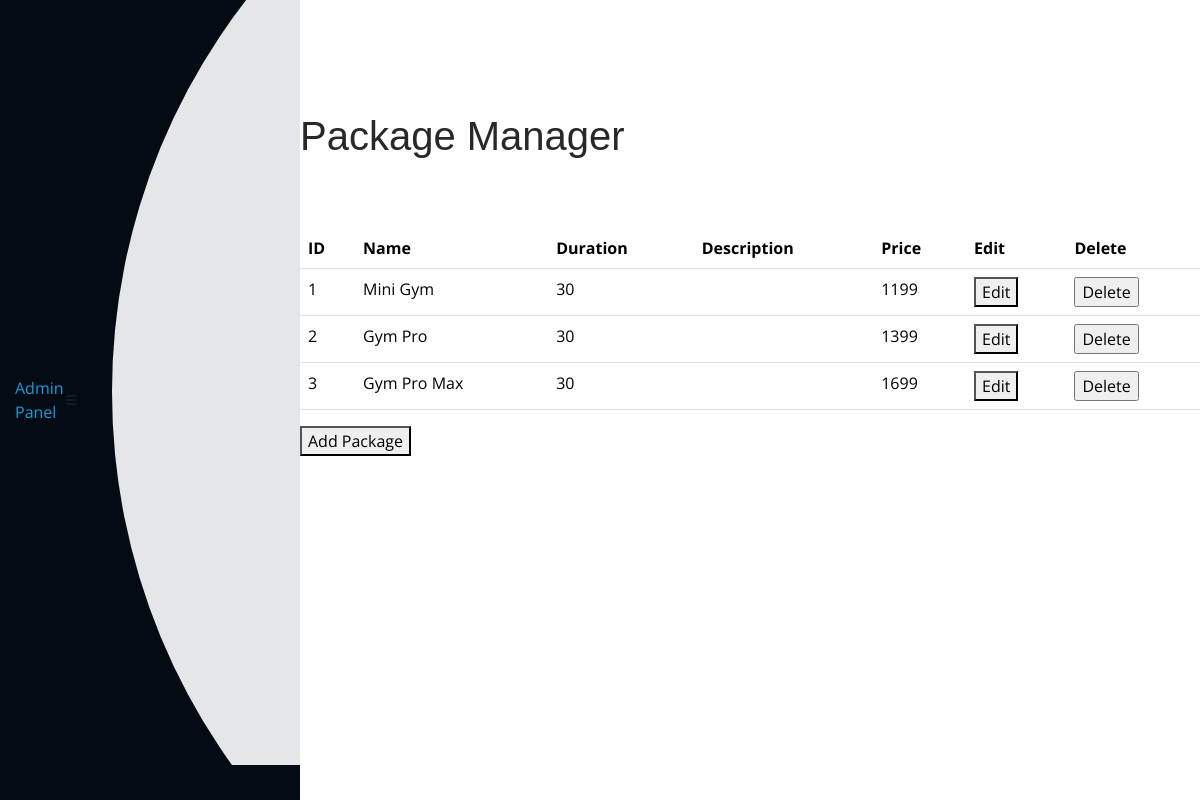
The app's page /admin/package (signed in) with its own data.
### app.py (models this page shows, shortened)
class Package(db.Model):
    pkg_id = db.Column(db.Integer,primary_key=True,autoincrement=True)
    name = db.Column(db.String(20))
    duration = db.Column(db.Integer)
    lounge = db.Column(db.Boolean)
    coach = db.Column(db.Boolean)
    sauna = db.Column(db.Boolean)
    smoothie = db.Column(db.Boolean)
    locker = db.Column(db.Boolean)
    price = db.Column(db.Integer)

### app.py (the view)
@app.route("/admin/package")
def package_manager():
    admin = current_user
    if not isinstance(admin,Admin):
        return redirect(url_for('admin_login'))
    package_list = Package.query.all()
    return render_template('/admin/package.html',admin=admin,pkgs=package_list)

### app.py (called while the page is built)
@login_manager.user_loader
def load_user(user_id):
    admin = Admin.query.get(user_id)
    if admin is None:
        member = Members.query.get(user_id)
        if member is None:
            trainer = Trainers.query.get(user_id)
            return trainer  # Return the trainer user if found
        return member  # Return the regular member user if found
    return admin  # Return the admin user if found

### templates/admin/package.html (shortened to what this page needs)
{% extends "/admin/header.html" %}
{% block content %}
<div class="pagetitle">
  <h1>Package Manager</h1>
</div>
<section class="section dashboard">
  <div class="row">
    <div class="col">
      <table class="table">
        <thead>
          <tr>
            <th>ID</th>
            <th>Name</th>
            <th>Duration</th>
            <th>Description</th>
            <th>Price</th>
            <th>Edit</th>
            <th>Delete</th>
          </tr>
        </thead>
        <tbody>
          {% for pkg in pkgs %}
          <tr>
            <td id="pkgid">{{ pkg.pkg_id }}</td>
            <td>{{ pkg.name }}</td>
            <td>{{ pkg.duration }}</td>
            <td>{{ pkg.description }}</td>
            <td>{{ pkg.price }}</td>
            <td><button id="{{pkg.pkg_id}}" onclick="editpkg(this.id)">Edit</button></td>
            <td>
              <form action="{{url_for('delete_package')}}" method="post">
                <input type="submit" value="Delete"
                  onclick="return confirm('Are you sure you want to delete this entry?');">
              </form>
            </td>
          </tr>
          {% endfor %}
        </tbody>
      </table>
    </div>
  </div>
  <div class="row">
    <div class="col-lg-4">
      <button id="addPackageButton">Add Package</button>
    </div>
  </div>
</section>
{% endblock %}

### static/assets/css/style.css (style rules this page uses)
body { font-family: "Open Sans", sans-serif; color: #272829; }
h1, h2, h3, h4, h5, h6 { font-family: "Raleway", sans-serif; }
section { padding: 60px 0; overflow: hidden; }

### records on screen
Package: pkg_id "1", name "Mini Gym", duration "30", price "1199"
Package: pkg_id "2", name "Gym Pro", duration "30", price "1399"
Package: pkg_id "3", name "Gym Pro Max", duration "30", price "1699"
